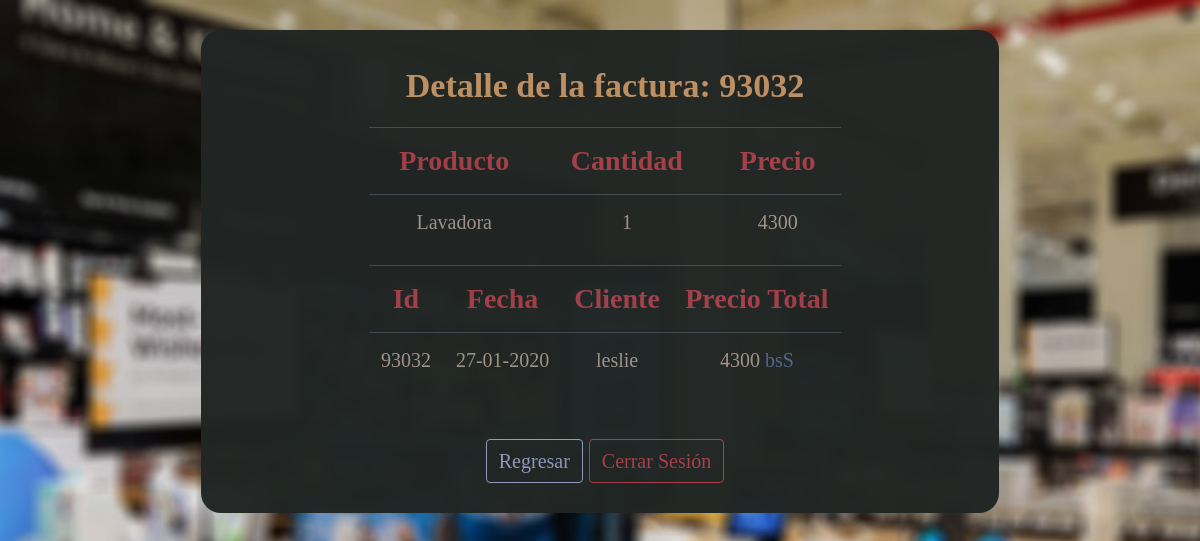
Page /ver_facturas_detallado.php?id_factura=93032 (signed in) on the committed database.
### tables this page shows
CREATE TABLE `detalle` (
  `id_detalle` int(255) NOT NULL,
  `id_factura` int(255) NOT NULL,
  `id_producto` int(255) NOT NULL,
  `cantidad` int(255) NOT NULL,
  `precio` int(255) NOT NULL
);

CREATE TABLE `producto` (
  `id_producto` int(255) NOT NULL,
  `nombre` varchar(120) NOT NULL,
  `stock` int(30) NOT NULL,
  `precio` int(30) NOT NULL
);

CREATE TABLE `factura` (
  `id_factura` int(255) NOT NULL,
  `id_cliente` int(255) NOT NULL,
  `fecha` varchar(30) NOT NULL,
  `preciototal` int(254) NOT NULL
);

### funciones/verFacturaDetallado.php (the view)
<?php
function verFacturaDetallado($id_factura) {
	?>
	<center>
		<table class="table table-dark table-hover" >
			<tbody>
				<tr>
					<th class="tabletitle">
						Producto
					</th>
					<th class="tabletitle">
						Cantidad
					</th>
					<th class="tabletitle">
						Precio
					</th>
				</tr>
				<?php
				include("conexion.php");
				$sql = "SELECT * FROM detalle";
				$resultado = $conexion->query($sql);
				while ($row = $resultado->fetch_assoc()) {
					if ($row["id_factura"] == $id_factura) {
						$id_producto = $row["id_producto"];
						$sql2 = "SELECT * FROM producto WHERE id_producto = $id_producto";
						$resultado2 = $conexion->query($sql2);
						$row2 = $resultado2->fetch_assoc();
						$nombre = $row2["nombre"];
						?>
						<tr>
							<td>
								<?php echo $nombre; ?>
							</td>
							<td>
								<?php echo $row['cantidad']; ?>
							</td>
							<td>
								<?php echo $row['precio']; ?>
							</td>
						</tr>
						<?php
					}
				}
				?>
			</tbody>
		</table>
		<table class="table table-dark table-hover" >
			<tbody>
				<tr>
					<th class="tabletitle">
						Id
					</th>
					<th class="tabletitle">
						Fecha
					</th>
					<th class="tabletitle">
						Cliente
					</th>
					<th class="tabletitle">
						Precio Total
					</th>
				</tr>
				<?php
				include("conexion.php");
				$query = "SELECT * FROM factura WHERE id_factura = '$id_factura'";
				$resultado = $conexion->query($query);
				$usuario = $_SESSION["usuario"];
				$row = $resultado->fetch_assoc();
					?>
					<tr>
						<td>
							<?php echo $row['id_factura']; ?></a>
						</td>
						<td>
							<?php echo $row['fecha']; ?>
						</td>
						<td>
							<?php echo $usuario; ?>
						</td>
						<td>
							<?php echo $row['preciototal']; ?>  <span style="color:#54678F;">bsS</span>
						</td>
					</tr>
			</tbody>
		</table><br>
	</center>
	<a class="btn btn-outline-secondary" href="ver_facturas.php">Regresar</a>
	<a class="btn btn-outline-danger" href="procesos/cerrar_sesion.php">Cerrar Sesión</a>
	<?php
}
?>

### css/guayucostyles.css (style rules this page uses)
html { scroll-behavior: smooth; }
body { color: #A4978E; font-family: Century Gothic; background: url("../background1.jpg"); background-size: cover; background-position: center; background-repeat: no-repeat; background-attachment: fixed; align-content: center; }
.table-dark { color: #A4978E; background-color: #212624; text-align: center; opacity: 0.98; }
.tabletitle { font-weight: bold; color: #A7414A; text-align: center; }
@media screen and (min-width: 950px) and (max-width: 1500px) { body { font-size: 24px; margin: 30px; } }
@media screen and (min-width: 950px) and (max-width: 1500px) { .btn { font-size: 20px; } }
@media screen and (min-width: 950px) and (max-width: 1500px) { .table-dark { font-size: 20px; width: 60%; } }
@media screen and (min-width: 950px) and (max-width: 1500px) { .tabletitle { font-size: 28px; } }

### rows in the picture
detalle: id_producto.nombre "Lavadora", cantidad "1", precio "4300"
factura: id_factura "93032", fecha "27-01-2020", preciototal "4300"

### other values in the picture
$_REQUEST["id_factura"] "93032"
$usuario "leslie"
